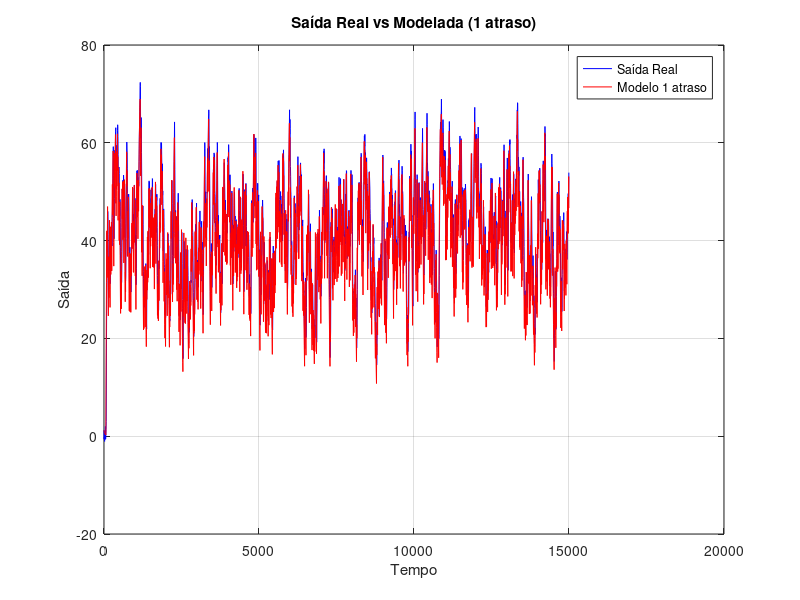
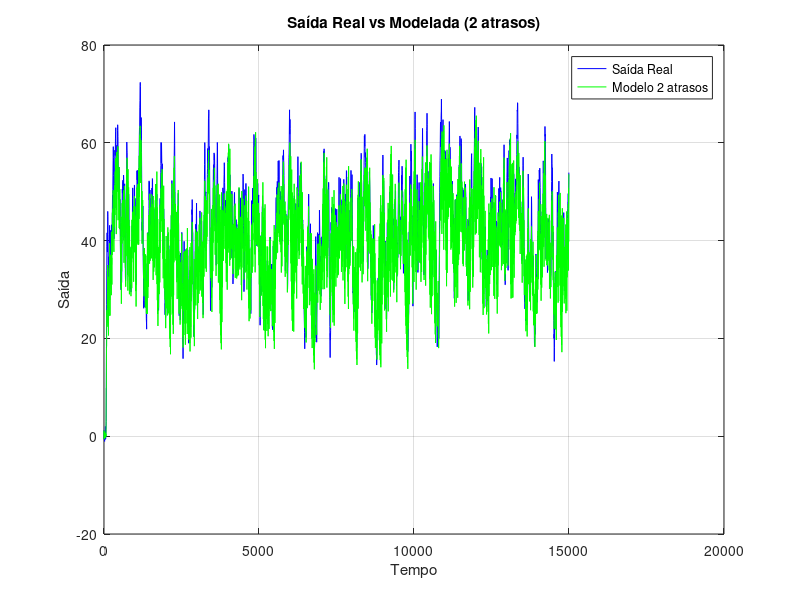
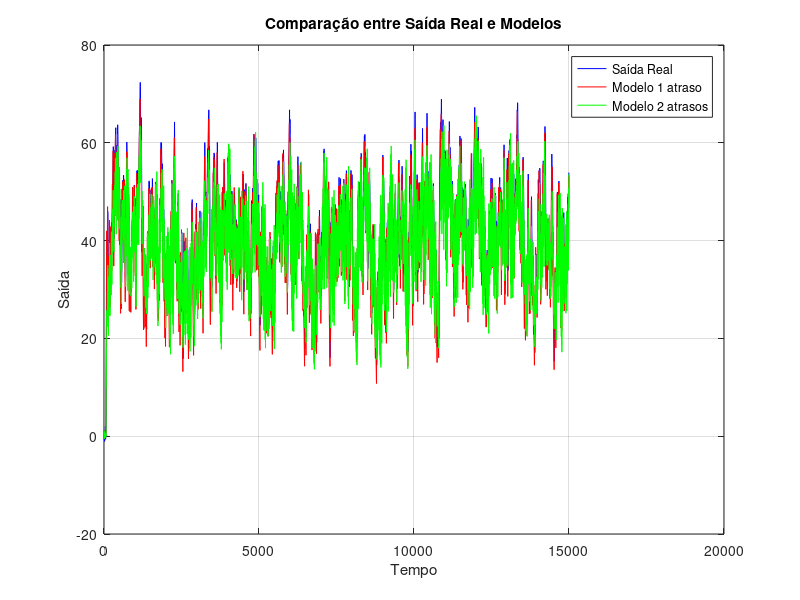

The MATLAB source for these figures, in order:
%% Laboratório de Sistemas Dinâmicos
% Prática 11
% Data: 25/08/2024
% Autores: Ana Clara Gomes & João Vitor Barbosa

% Limpar Workspace
clear all;
close all;
clc;

%%
% Script Prática 11

%% Exercicio 1 
dados = load('ensaio_prbs.txt');
t = dados(:,1);
u = dados(:,2);
y = dados(:,3);

yd = y(1:4:end);
ud = u(1:4:end);

% Estimação para 1 atraso
Y = yd(2:end);
X = [yd(1:end-1), ud(1:end-1)];

teta = pinv(X) * Y;
A = teta(1);
B = teta(2);

ym1 = zeros(size(y));  % Inicializa vetor de saída modelada
ym1(1) = y(1);
for k = 2:numel(y)
    ym1(k) = A * ym1(k-1) + B * u(k-1);
end

% Gráfico separado para 1 atraso
figure;
plot(t, y, 'b'); grid on; hold on;
plot(t, ym1, 'r'); grid on;
title('Saída Real vs Modelada (1 atraso)');
xlabel('Tempo');
ylabel('Saída');
legend('Saída Real', 'Modelo 1 atraso');
err1 = immse(y, ym1);
fprintf('Erro Médio Quadrático para 1 atraso: %f\n', err1);

% Estimação para 2 atrasos
Y = yd(3:end);
X = [yd(1:end-2), yd(2:end-1), ud(1:end-2), ud(2:end-1)];

teta2 = pinv(X) * Y;
A2 = teta2(1);
B2 = teta2(2);
C2 = teta2(3);
D2 = teta2(4);

ym2 = zeros(size(y));  % Inicializa vetor de saída modelada
ym2(1) = y(1);
ym2(2) = y(2);
for k = 3:numel(y)
    ym2(k) = A2 * ym2(k-1) + B2 * ym2(k-2) + C2 * u(k-1) + D2 * u(k-2);
end

% Gráfico separado para 2 atrasos
figure;
plot(t, y, 'b'); grid on; hold on;
plot(t, ym2, 'g'); grid on;
title('Saída Real vs Modelada (2 atrasos)');
xlabel('Tempo');
ylabel('Saída');
legend('Saída Real', 'Modelo 2 atrasos');
err2 = immse(y, ym2);
fprintf('Erro Médio Quadrático para 2 atrasos: %f\n', err2);

% Gráfico de comparação
figure;
plot(t, y, 'b'); grid on; hold on;
plot(t, ym1, 'r'); 
plot(t, ym2, 'g'); 
title('Comparação entre Saída Real e Modelos');
xlabel('Tempo');
ylabel('Saída');
legend('Saída Real', 'Modelo 1 atraso', 'Modelo 2 atrasos');
